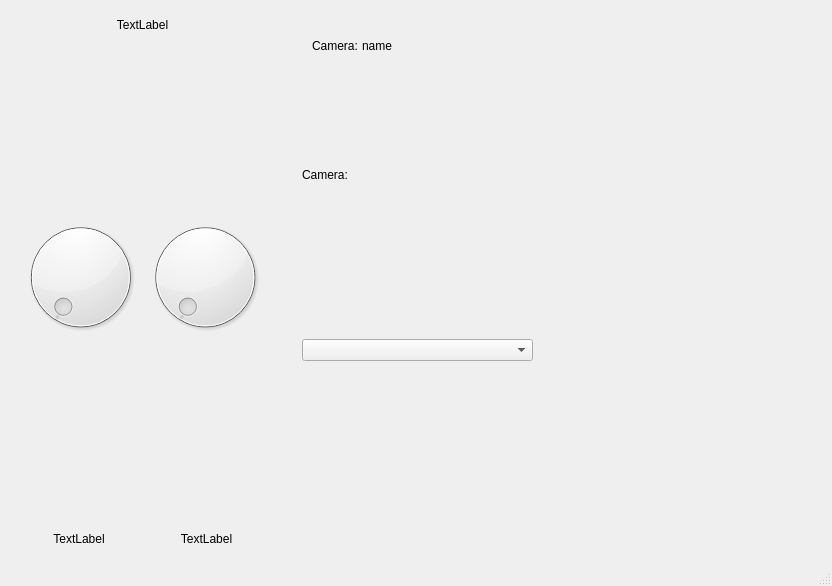
<?xml version="1.0" encoding="UTF-8"?>
<ui version="4.0">
 <class>MainWindow</class>
 <widget class="QMainWindow" name="MainWindow">
  <property name="geometry">
   <rect>
    <x>0</x>
    <y>0</y>
    <width>832</width>
    <height>586</height>
   </rect>
  </property>
  <property name="windowTitle">
   <string>MainWindow</string>
  </property>
  <widget class="QWidget" name="mainWidget">
   <layout class="QHBoxLayout" name="horizontalLayout">
    <item>
     <widget class="QWidget" name="leftWidget" native="true">
      <property name="enabled">
       <bool>true</bool>
      </property>
      <layout class="QGridLayout" name="gridLayout_2">
       <item row="0" column="0">
        <layout class="QVBoxLayout" name="leftLayout">
         <item>
          <widget class="QLabel" name="label">
           <property name="enabled">
            <bool>true</bool>
           </property>
           <property name="sizePolicy">
            <sizepolicy hsizetype="Preferred" vsizetype="Fixed">
             <horstretch>0</horstretch>
             <verstretch>0</verstretch>
            </sizepolicy>
           </property>
           <property name="text">
            <string>TextLabel</string>
           </property>
           <property name="alignment">
            <set>Qt::AlignCenter</set>
           </property>
          </widget>
         </item>
         <item>
          <layout class="QVBoxLayout" name="LidarTopLayout">
           <item>
            <layout class="QHBoxLayout" name="lLidarRadar">
             <property name="spacing">
              <number>0</number>
             </property>
             <property name="sizeConstraint">
              <enum>QLayout::SetDefaultConstraint</enum>
             </property>
             <property name="bottomMargin">
              <number>10</number>
             </property>
             <item>
              <widget class="QDial" name="Lidar2">
               <property name="sizePolicy">
                <sizepolicy hsizetype="Preferred" vsizetype="Preferred">
                 <horstretch>0</horstretch>
                 <verstretch>0</verstretch>
                </sizepolicy>
               </property>
              </widget>
             </item>
             <item>
              <widget class="QDial" name="Lidar1">
               <property name="sizePolicy">
                <sizepolicy hsizetype="Preferred" vsizetype="Preferred">
                 <horstretch>0</horstretch>
                 <verstretch>0</verstretch>
                </sizepolicy>
               </property>
              </widget>
             </item>
            </layout>
           </item>
           <item>
            <layout class="QHBoxLayout" name="horizontalLayout_2">
             <item>
              <widget class="QLabel" name="label_2">
               <property name="sizePolicy">
                <sizepolicy hsizetype="Preferred" vsizetype="Fixed">
                 <horstretch>0</horstretch>
                 <verstretch>0</verstretch>
                </sizepolicy>
               </property>
               <property name="text">
                <string>TextLabel</string>
               </property>
               <property name="alignment">
                <set>Qt::AlignCenter</set>
               </property>
              </widget>
             </item>
             <item>
              <widget class="QLabel" name="label_3">
               <property name="sizePolicy">
                <sizepolicy hsizetype="Preferred" vsizetype="Fixed">
                 <horstretch>0</horstretch>
                 <verstretch>0</verstretch>
                </sizepolicy>
               </property>
               <property name="text">
                <string>TextLabel</string>
               </property>
               <property name="alignment">
                <set>Qt::AlignCenter</set>
               </property>
              </widget>
             </item>
            </layout>
           </item>
          </layout>
         </item>
         <item>
          <layout class="QVBoxLayout" name="AccBotLayout"/>
         </item>
        </layout>
       </item>
      </layout>
     </widget>
    </item>
    <item>
     <widget class="QWidget" name="centerWidget" native="true">
      <widget class="QWidget" name="widget_4" native="true">
       <property name="geometry">
        <rect>
         <x>10</x>
         <y>20</y>
         <width>251</width>
         <height>342</height>
        </rect>
       </property>
       <widget class="QLabel" name="CameraText">
        <property name="geometry">
         <rect>
          <x>20</x>
          <y>10</y>
          <width>47</width>
          <height>13</height>
         </rect>
        </property>
        <property name="text">
         <string>Camera:</string>
        </property>
       </widget>
       <widget class="QLabel" name="CameraValue">
        <property name="geometry">
         <rect>
          <x>70</x>
          <y>10</y>
          <width>47</width>
          <height>13</height>
         </rect>
        </property>
        <property name="text">
         <string>name</string>
        </property>
       </widget>
       <widget class="QLabel" name="CameraText_2">
        <property name="geometry">
         <rect>
          <x>10</x>
          <y>90</y>
          <width>231</width>
          <height>111</height>
         </rect>
        </property>
        <property name="text">
         <string>Camera:</string>
        </property>
       </widget>
       <widget class="QComboBox" name="comboBox">
        <property name="geometry">
         <rect>
          <x>10</x>
          <y>310</y>
          <width>231</width>
          <height>22</height>
         </rect>
        </property>
        <property name="editable">
         <bool>false</bool>
        </property>
       </widget>
      </widget>
     </widget>
    </item>
    <item>
     <widget class="QWidget" name="rightWidget" native="true"/>
    </item>
   </layout>
  </widget>
  <widget class="QStatusBar" name="statusbar"/>
  <widget class="QMenuBar" name="menubar">
   <property name="geometry">
    <rect>
     <x>0</x>
     <y>0</y>
     <width>832</width>
     <height>21</height>
    </rect>
   </property>
  </widget>
 </widget>
 <resources/>
 <connections/>
</ui>
